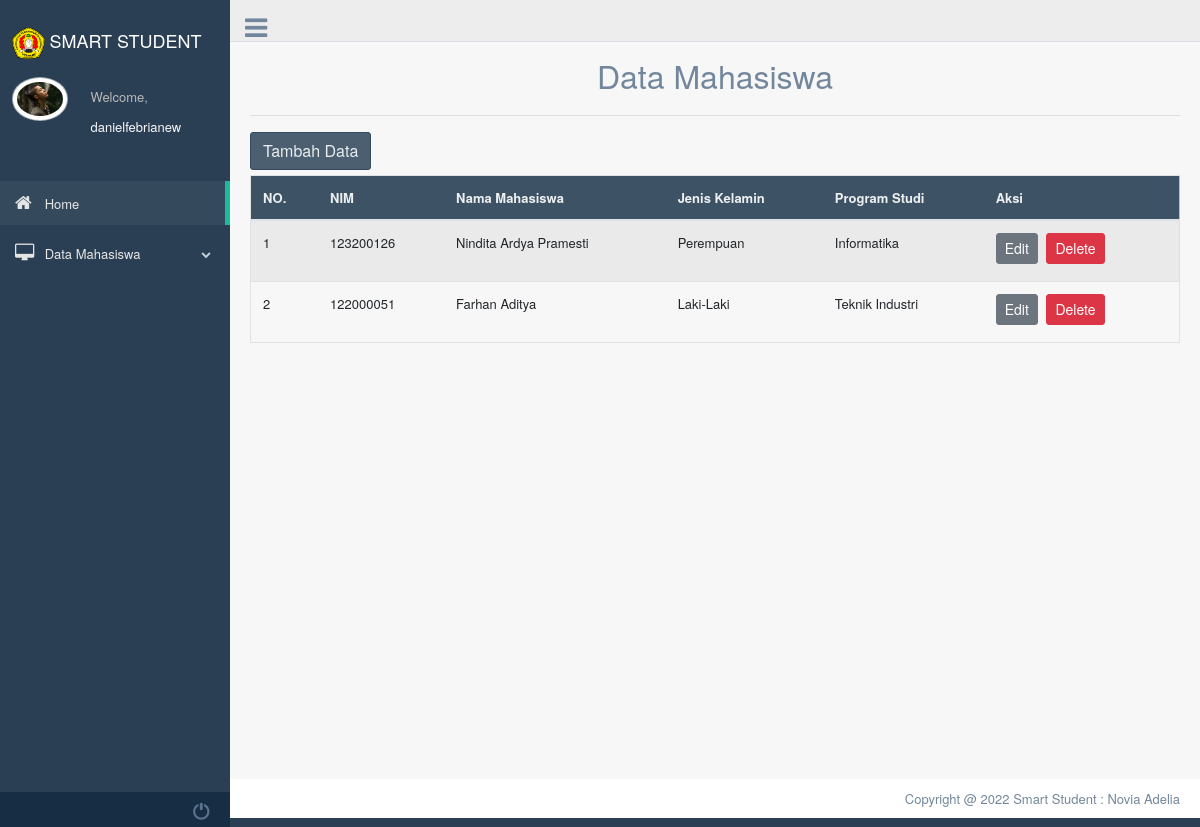
/index.php?page=tampil_mhs (signed in), run on the app's committed database.
### tables this page shows
CREATE TABLE `users` (
  `iduser` bigint(20) NOT NULL,
  `username` varchar(191) NOT NULL,
  `password` varchar(191) NOT NULL,
  `photo` varchar(191) NOT NULL
);

CREATE TABLE `mahasiswa` (
  `Nim` int(10) NOT NULL,
  `Nama_Mhs` varchar(50) NOT NULL,
  `Jenis_Kelamin` varchar(50) NOT NULL,
  `Program_Studi` varchar(50) NOT NULL
);

### tampil.php (the view, shortened to what this page needs)
<?php
include('koneksi.php');
?>
	<div class="container" style="margin-top:20px">
		<center><font size="6">Data Mahasiswa</font></center>
		<hr>
		<a href="index.php?page=tambah_mhs"><button class="btn btn-dark right">Tambah Data</button></a>
		<div class="table-responsive">
		<table class="table table-striped jambo_table bulk_action">
			<thead>
				<tr>
					<th>NO.</th>
					<th>NIM</th>
					<th>Nama Mahasiswa</th>
					<th>Jenis Kelamin</th>
					<th>Program Studi</th>
					<th>Aksi</th>
				</tr>
			</thead>
			<tbody>
				<?php
				$sql = mysqli_query($koneksi, "SELECT * FROM mahasiswa ORDER BY Nim DESC") or die(mysqli_error($koneksi));
				if(mysqli_num_rows($sql) > 0){
					$no = 1;
					while($data = mysqli_fetch_assoc($sql)){
						echo '
						<tr>
							<td>'.$no.'</td>
							<td>'.$data['Nim'].'</td>
							<td>'.$data['Nama_Mhs'].'</td>
							<td>'.$data['Jenis_Kelamin'].'</td>
							<td>'.$data['Program_Studi'].'</td>
							<td>
								<a href="index.php?page=edit_mhs&Nim='.$data['Nim'].'" class="btn btn-secondary btn-sm">Edit</a>
								<a href="delete.php?Nim='.$data['Nim'].'" class="btn btn-danger btn-sm" onclick="return confirm(\'Yakin ingin menghapus data ini?\')">Delete</a>
							</td>
						</tr>
						';
						$no++;
					}
				}else{
					echo '
					<tr>
						<td colspan="6">Tidak ada data.</td>
					</tr>
					';
				}
				?>
		</table>
	</div>
	</div>

### index.php (shortened to what this page needs)
<!DOCTYPE html>
<html lang="en">
  <head>
    <link rel="stylesheet" href="js/jquery-ui-1.12.1/jquery-ui.css">
    <link rel="stylesheet" href="css/bootstrap.min.css">
    <link href="assets/bootstrap/dist/css/bootstrap.min.css" rel="stylesheet">
    <link href="assets/font-awesome/css/font-awesome.min.css" rel="stylesheet">
    <link href="assets/nprogress/nprogress.css" rel="stylesheet">
    <link href="assets/iCheck/skins/flat/green.css" rel="stylesheet">
    <link href="assets/bootstrap-progressbar/css/bootstrap-progressbar-3.3.4.min.css" rel="stylesheet">
    <link href="assets/css/custom.min.css" rel="stylesheet">
  </head>
  <body class="nav-md">
    <?php
            if(!isset($_SESSION['username'])) :
            header("location: login.php?msg=belum login");
            else:
            include "koneksi.php";
            $username = $_SESSION['username'];
            $sql = "SELECT * FROM `users`
            WHERE `username`= '$username'";
            $sql_run = mysqli_query($koneksi, $sql);
            $akun = mysqli_fetch_assoc($sql_run);
        ?>
    <div class="container body">
      <div class="main_container">
        <div class="col-md-3 left_col">
          <div class="left_col scroll-view">
            <div class="navbar nav_title" style="border: 0;">
            <center>
            <a class="navbar-brand">
                <img src="assets/images/upn.png" class="logo" alt="logo" width="15%"><span><font size="4.95" color="white" face="Helvetica Neue"> SMART STUDENT</font></span>
            </a>
            </center>
            </div>
            <div class="profile clearfix">
              <div class="profile_pic">
              <img src="img/users/<?= $akun['photo']; ?>" alt=".." class="img-circle profile_img">
              </div>
              <div class="profile_info">
                <span>Welcome,</span>
                <br>
                <span class="text-light"><?= $akun['username']; ?></span>
              </div>
            </div>
            <br />
            <div id="sidebar-menu" class="main_menu_side hidden-print main_menu">
              <div class="menu_section">
                <ul class="nav side-menu">
                  <li><a href="index.php"><i class="fa fa-home"></i> Home <span class="fa fa-chevron"></span></a>
                  </li>
                  <li><a href="#"><i class="fa fa-desktop"></i> Data Mahasiswa <span class="fa fa-chevron-down"></span></a>
                  </li>
                </ul>
              </div>
            </div>
            <div class="sidebar-footer hidden-small">
              <a data-toggle="tooltip" data-placement="top" title="Settings" href="#">
              </a>
              <a data-toggle="tooltip" data-placement="top" title="FullScreen" href="#">
              </a>
              <a data-toggle="tooltip" data-placement="top" title="Lock" href="#">
              </a>
              <a data-toggle="modal" data-target="#LogoutModal" title="Logout" href="#">
                <span class="glyphicon glyphicon-off" aria-hidden="true" ></span>
              </a>
            </div>
          </div>
        </div>
        <div class="top_nav">
          <div class="nav_menu">
              <div class="nav toggle">
                <a id="menu_toggle"><i class="fa fa-bars"></i></a>
              </div>
              <nav class="nav navbar-nav">
            </nav>
          </div>
        </div>
        <div class="right_col" role="main">
      <?php
      $queries = array();
      parse_str($_SERVER['QUERY_STRING'], $queries);
      switch ($queries['page']) {
      	case 'tampil_mhs':
      		include 'tampil.php';
      		break;
        }
        ?>
        </div>
        <footer>
          <div class="pull-right">
            Copyright @ 2022 Smart Student : Novia Adelia
          </div>
          <div class="clearfix"></div>
        </footer>
      </div>
    </div>
      <?php endif; ?>
  </body>
</html>

### data on the page
users: photo (picture), username "danielfebrianew"
mahasiswa: Nim "123200126", Nama_Mhs "Nindita Ardya Pramesti", Jenis_Kelamin "Perempuan", Program_Studi "Informatika"
mahasiswa: Nim "122000051", Nama_Mhs "Farhan Aditya", Jenis_Kelamin "Laki-Laki", Program_Studi "Teknik Industri"
